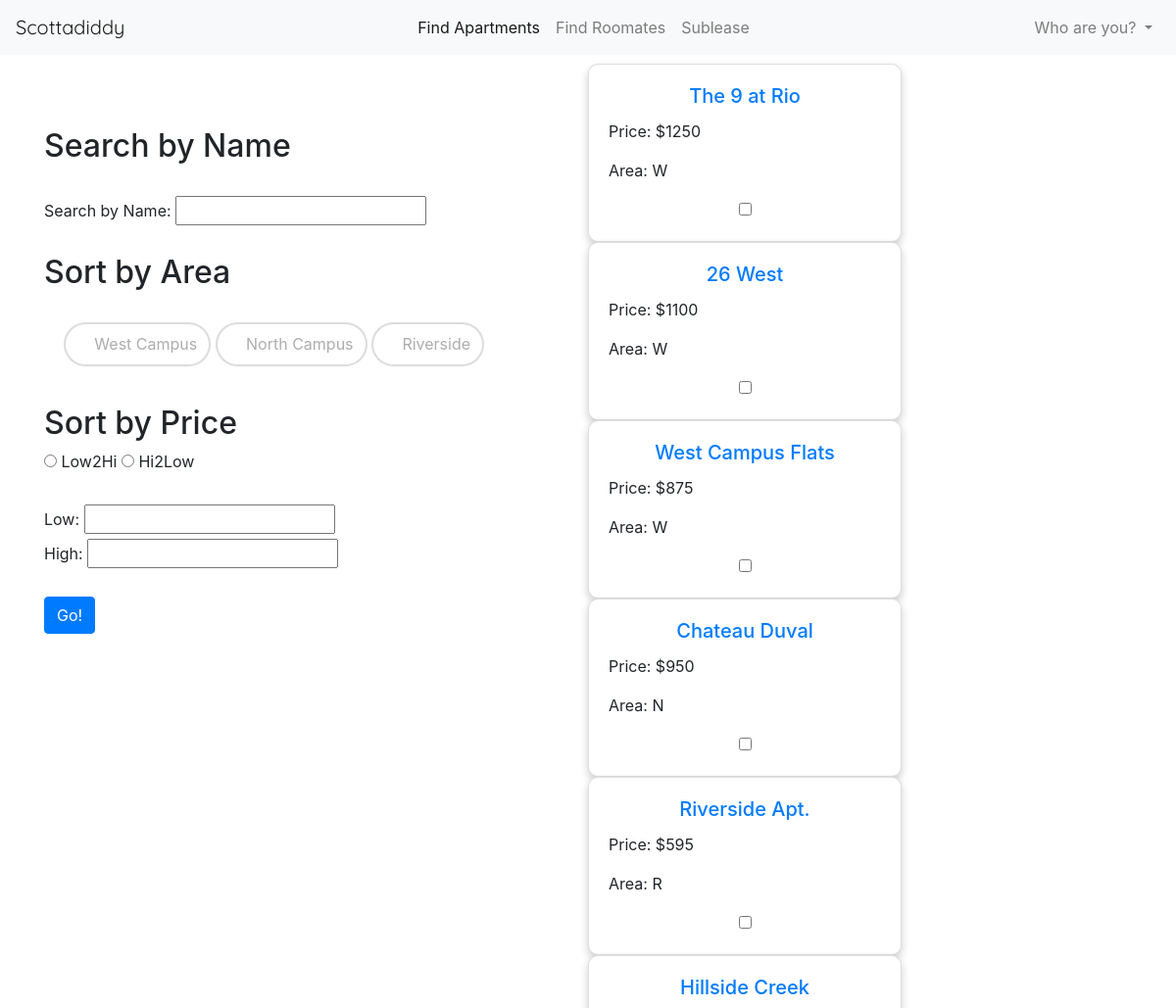
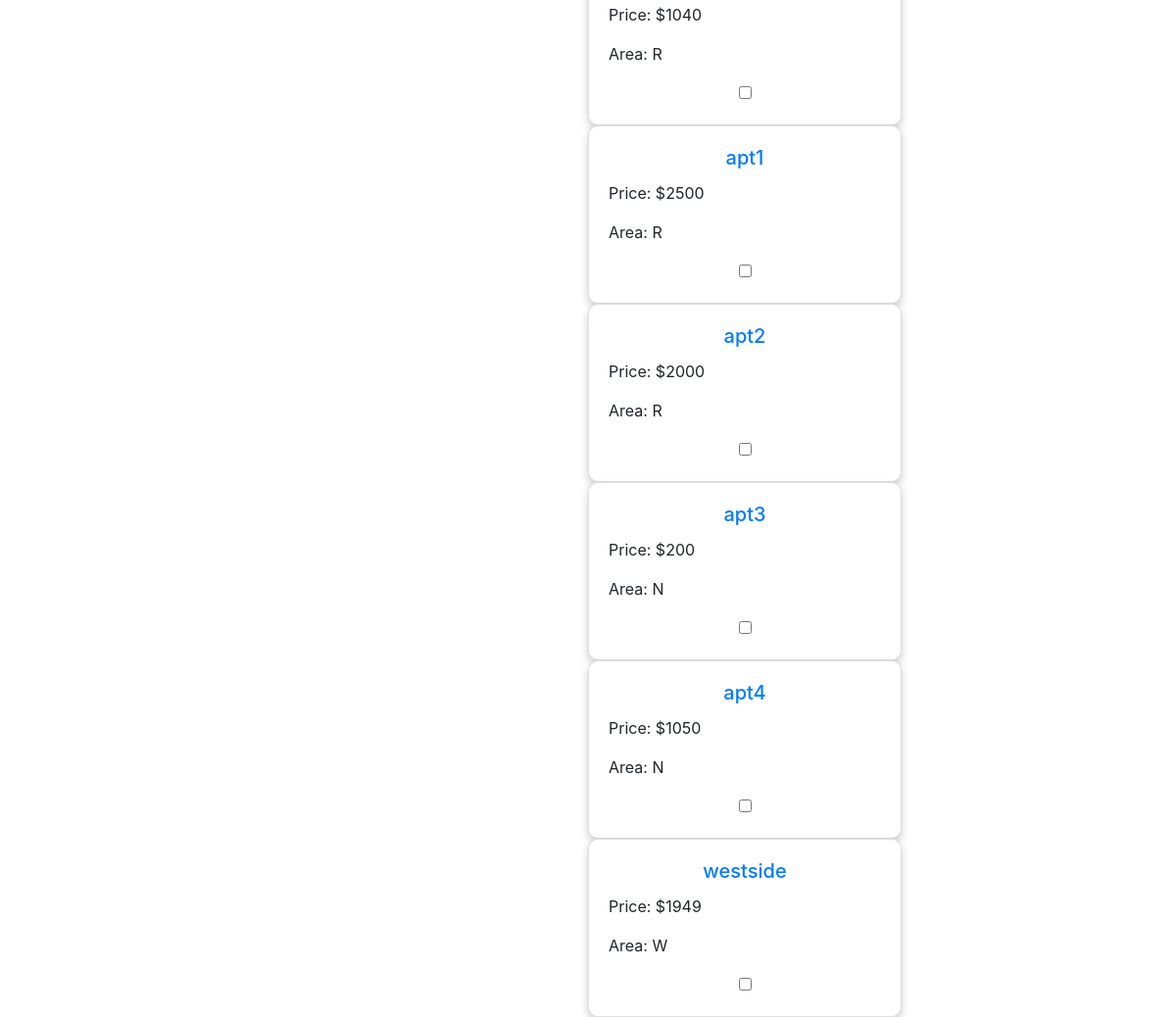
The page /west/search/ on the database its author committed (2 pictures, top to bottom).
### west/models.py (models this page shows, shortened)
class Apartment(models.Model):
    name = models.CharField(max_length=30)
    address = models.CharField(max_length=30)
    price = models.IntegerField()
    AREAS = (
        ('W', 'West Campus'),
        ('N', 'North Campus'),
        ('R', 'Riverside')
    )
    area = models.CharField(max_length=1, choices=AREAS)

### west/views.py (the view, shortened to what this page needs)
# urls.py: path('', views.search, name='search'),
def search(request):
    apartment_list = Apartment.objects.all()
    West = request.GET.get('west')
    North = request.GET.get('north')
    Riverside = request.GET.get('riverside')
    Name = request.GET.get('name')
    if Name != None:
        apartment_list = apartment_list.filter(name__icontains=Name)
    sortprice = request.GET.get('sortprice')
    if sortprice == 'LOW':
        apartment_list = apartment_list.order_by('price')
    if sortprice == 'HIGH':
        apartment_list = apartment_list.order_by('-price')
    quantityl = request.GET.get('quantitylow')
    quantityh = request.GET.get('quantityhigh')
    if  quantityh != "":
            if  quantityl == "":
                quantityl = 0
                quantityh = int(quantityh)
                quantityh += 1
                print('yay')
                apartment_list = apartment_list.filter(price__lt=quantityh, price__gt=quantityl)
    context = {'apartment_list': apartment_list
               }
    return render(request,'west/search.html', context)

### west/templates/west/search.html (shortened to what this page needs)
{% extends 'base.html' %}<!DOCTYPE html>
{% block content %}
<div class="container">
    <div class="row">
        <div class="col-sm">
            <div class="sticky-top">
                <form method = "GET" >
                <h2>Search by Name</h2>
                <br>
                <label for="name">Search by Name:</label>
                <input type="text" id="name" name="name" value="">
                <br>
                <br>
                <h2>Sort by Area</h2>
                <ul class="ks-cboxtags">
                <li><input type="checkbox" id="west" name="west" value="W">
                <label for="west">West Campus</label></li>
                <li><input type="checkbox" id="north" name="north" value="N">
                <label for="north">North Campus</label></li>
                <li><input type="checkbox" id="riverside" name="riverside" value="R">
                <label for="riverside">Riverside</label></li>
                </ul>
                <h2>Sort by Price</h2>
                <input type="radio" id="low2hi" name="sortprice" value="LOW">
                <label for="low2hi"> Low2Hi </label>
                <input type="radio" id="hi2low" name="sortprice" value="HIGH">
                <label for="hi2low"> Hi2Low </label>
                <br>
                <br>
                <label for="low">Low:</label>
                <input type="number" id="low" name="quantitylow" min="0" value=""> <br>
                <label for="high">High:</label>
                <input type="number" id="high" name="quantityhigh" min="0" value="">
                <br>
                <br>
                <button class ="btn btn-primary" type ="submit">
                Go!
                </button>
                </form>
            </div>
        </div>
        <div class="col-sm">
{% for apartment in apartment_list %}
            <div class="row scrollable">
                <div class="card" style="width:20rem;">
                    <div class="card-body text-center">
                        <h5 class="card-title"><a href="{% url 'west:detail' apartment.id %}">{{ apartment.name }}</a></h5>
                        <p class="card-text text-left">Price: ${{ apartment.price }}</p>
                        <p class="card-text text-left">Area: {{ apartment.area }}</p>
                        <input type="checkbox" id="{{apartment.name}} favorite" name="favorite" value="">
                    </div>
                </div>
            </div>
        {% endfor %}
        </div>
    </div>
</div>
</body>
{% endblock %}

### templates/base.html (shortened to what this page needs)
{% load static %}<!DOCTYPE html>
<html>
  <head>
    <link rel="stylesheet" href="{% static 'css/bootstrap.min.css' %}">
    <link rel="stylesheet" href="{% static 'css/style.css' %}">
  </head>
  <body>
{% block body %}
    <nav class="navbar navbar-expand-lg navbar-light bg-light fixed-top">
        <a class="navbar-brand" href="{% url 'home' %}">Scottadiddy</a>
    <div class="collapse navbar-collapse" id="mainMenu">
      <ul class="navbar-nav ml-auto">
        <li class="nav-item active">
        <a class="nav-link" href="{% url 'west:search' %}">Find Apartments <span class="sr-only">(current)</span></a>
      </li>
      <li class="nav-item">
        <a class="nav-link" href="{% url 'roomm:search' %}">Find Roomates</a>
      </li>
        <li class="nav-item">
        <a class="nav-link" href="{% url 'subl:search' %}">Sublease</a>
      </li>
      </ul>
{% if user.is_authenticated %}
      <ul class="navbar-nav ml-auto">
        <li class="nav-item dropdown">
          <a class="nav-link dropdown-toggle" href="#" id="userMenu" data-toggle="dropdown" aria-haspopup="true" aria-expanded="false">
            {{ user.username }}
          </a>
          <div class="dropdown-menu dropdown-menu-right" aria-labelledby="userMenu">
            <a class="dropdown-item" href="#">Profile</a>
            <a class="dropdown-item" href="#">Favorites</a>
            <div class="dropdown-divider"></div>
            <a class="dropdown-item" href="{% url 'logout' %}">Log out</a>
          </div>
{% else %}
            <ul class="navbar-nav ml-auto">
        <li class="nav-item dropdown">
          <a class="nav-link dropdown-toggle" href="#" id="userMenu" data-toggle="dropdown" aria-haspopup="true" aria-expanded="false">
            Who are you?
          </a>
{% endif %}
        </li>
        </ul>
    </div>
    </nav>
      {% block content %}
      {% endblock %}
    {% endblock body %}
  </body>
</html>

### static/css/style.css (style rules this page uses)
.navbar-brand { font-family: 'Quicksand'; }
body { padding-top: 65px; }
form { padding-top: 65px; }
.card { box-shadow: 0 4px 8px 0 rgba(0,0,0,0.2); transition: 0.3s; border-radius: 10px; }
ul.ks-cboxtags { list-style: none; padding: 20px; }
ul.ks-cboxtags li { display: inline; }
ul.ks-cboxtags li label { display: inline-block; background-color: rgba(255, 255, 255, .9); border: 2px solid rgba(139, 139, 139, .3); color: #adadad; border-radius: 25px; white-space: nowrap; margin: 3px 0px; -webkit-touch-callout: none; -webkit-user-select: none; -moz-user-select: none; -ms-user-select: none; user-select: none; -webkit-tap-highlight-color: transparent; transition: all .2s; }
ul.ks-cboxtags li label { padding: 8px 12px; cursor: pointer; }
ul.ks-cboxtags li label::before { display: inline-block; font-style: normal; font-variant: normal; text-rendering: auto; -webkit-font-smoothing: antialiased; font-family: "Font Awesome 5 Free"; font-weight: 900; font-size: 12px; padding: 2px 6px 2px 2px; content: "\f067"; transition: transform .3s ease-in-out; }

### rows shown on the page
Apartment: name "The 9 at Rio", price "1250", area "W"
Apartment: name "26 West", price "1100", area "W"
Apartment: name "West Campus Flats", price "875", area "W"
Apartment: name "Chateau Duval", price "950", area "N"
Apartment: name "Riverside Apt.", price "595", area "R"
Apartment: name "Hillside Creek", price "1040", area "R"
Apartment: name "apt1", price "2500", area "R"
Apartment: name "apt2", price "2000", area "R"
Apartment: name "apt3", price "200", area "N"
Apartment: name "apt4", price "1050", area "N"
Apartment: name "westside", price "1949", area "W"
